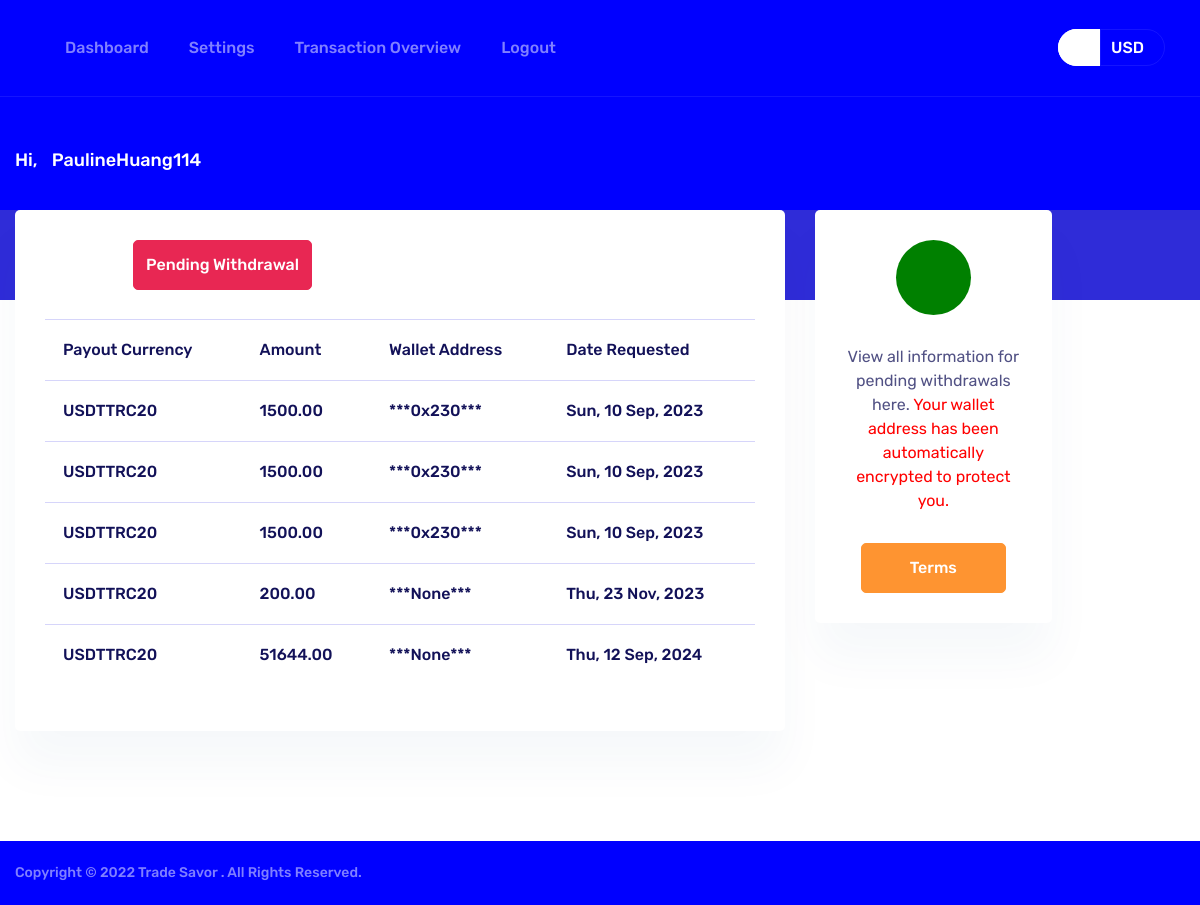
The app's page /pending_withdrawal/ (signed in) with its own data.
### finbaapp/models.py (models this page shows, shortened)
class Withdrawal_request(models.Model):
	client= models.ForeignKey(Client, null=True, blank=True, on_delete=models.SET_NULL)
	client_username= models.CharField(max_length=200, null=True)
	client_email= models.CharField(max_length=200, null=True)
	transaction_hash= models.CharField(max_length=20, null=True,)
	crypto_used_for_requesting_withdrawal= models.CharField(max_length=35, null=True)
	withdrawal_address= models.CharField(max_length=200, null=True)
	amount= models.FloatField(default=0, null=True)
	date_created= models.DateTimeField(auto_now_add=True)

### finbaapp/views.py (the view)
# urls.py: path('pending_withdrawal/', views.pending_withdrawal, name='pending_withdrawal'),
@login_required(login_url='signin')
def pending_withdrawal(request):
	client= request.user.client
	withdrawal_req= ""
	try:
		withdrawal_req= Withdrawal_request.objects.filter(client=client)
	except:
		pass
	context={'withdrawal_req':withdrawal_req}
	return render(request, 'finbaapp/pending_withdrawal.html', context)

### finbaapp/templates/finbaapp/pending_withdrawal.html (shortened to what this page needs)
{% load static %}
<!DOCTYPE html>
<html lang="en">
<head>
    <link rel="stylesheet" href="{% static 'epiruswallet.com/epirus3/waves.min.css' %}">
    <link rel="stylesheet" href="{% static 'epiruswallet.com/epirus3/toastr.min.css' %}">
    <link rel="stylesheet" href="{% static 'epiruswallet.com/epirus3/owl.carousel.min.css' %}">
    <link rel="stylesheet" href="{% static 'epiruswallet.com/epirus3/style.css' %}">
</head>
<body class="dashboard">
<div id="main-wrapper">
    <div class="header dashboard" style="background-color: blue !important;">
        <div class="container">
            <div class="row">
                <div class="col-xl-12">
                    <nav class="navbar navbar-expand-lg navbar-light px-0">
                        <div class="collapse navbar-collapse" id="navbarSupportedContent">
                             <ul class="navbar-nav">
                                <li class="nav-item">
                                    <a class="nav-link" href="{% url 'dashboard' %}">Dashboard</a>
                                </li>
                                <li class="nav-item">
                                    <a class="nav-link" href="{% url 'account_settings' %}">Settings</a>
                                </li>
      <li class="nav-item active">
        <a class="nav-link" href="{% url 'history' %}">Transaction Overview</a>
      </li>
                                <li class="nav-item">
                                    <a class="nav-link" href="{% url 'logout' %}">Logout</a>
                                </li>
                            </ul>
                        </div>
                        <div class="dashboard_log my-2">
                            <div class="d-flex align-items-center">
                                <div class="account_money">
                                    <ul>
                                        <li class="crypto">
                                        </li>
                                        <li class="usd">
                                            <span> USD</span>
                                        </li>
                                    </ul>
                                </div>
                            </div>
                        </div>
                    </nav>
                </div>
            </div>
        </div>
    </div>
    <div class="page_title section-padding" style="background-color: blue !important;">
        <div class="container">
            <div class="row">
                <div class="col-xl-12">
                    <div class="page_title-content">
                        <p>Hi,
                            <span>{{request.user.username}}</span>
                        </p>
                    </div>
                </div>
            </div>
        </div>
    </div>
        <div class="buy_sell mb-80">
        <div class="container">
            <div class="row">
                <div class="col-xl-8 col-lg-8 col-md-15">
                    <div class="card">
                        <div class="card-body">
                            <div class="buy-sell-widget">
                                <ul class="nav nav-tabs">
                                    <li class="nav-item"><a style="color: #ffffff;" class="btn btn-danger" data-toggle="tab">Pending Withdrawal</a>
                                    </li>
                                </ul>
                                <div class="tab-content tab-content-default">
                                    <div class="tab-pane fade show active" id="buy" role="tabpanel">
                                            <div class="table-responsive">
        <table class="table table-sm">
                <tr>
                    <th>Payout Currency</th>
                    <th>Amount</th>
                    <th>Wallet Address</th>
                    <th>Date Requested</th>
                </tr>
                {% for i in withdrawal_req %}
                <tr>
                    <td>{{i.crypto_used_for_requesting_withdrawal}}</td>
                    <td>{{i.amount|floatformat:"2"}}</td>
                    <td>***{{i.withdrawal_address|slice:":5"}}***</td>
                    <td>{{i.date_created|date:"D, d M, Y"}}</td>
                </tr>
                {% endfor %}
            </table>
        </div>
                                    </div>
                                </div>
                            </div>
                        </div>
                    </div>
                </div>
                <div class="col-xl-4 col-md-3">
                    <div class="row">
                        <div class="col-xl-8">
                            <div class="auth-form card">
                                <div class="card-body">
                                    <form action="#" class="identity-upload">
                                        <div class="identity-content">
                                            <span class="icon"><i class="fa fa-bitcoin"></i></span>
                                            <p>View all information for pending withdrawals here. <span style="color: red;">Your wallet address has been automatically encrypted to protect you.</span></p>
                                        </div>
                                        <div class="text-center">
                                            <a href="{% url 'terms' %}" class="btn btn-warning pl-5 pr-5">Terms</a>
                                        </div>
                                    </form>
                                </div>
                            </div>
                        </div>
                    </div>
                </div>
            </div>
        </div>
    </div>
    <div style="background-color: blue !important" class="footer">
        <div class="container">
            <div class="row align-items-center">
                <div class="col-xl-6 col-md-6">
                    <div class="copy_right">
                        Copyright © 2022 Trade Savor . All Rights Reserved.
                    </div>
                </div>
            </div>
        </div>
    </div>
</div>
</body>
</html>

### records on screen
Withdrawal_request: crypto_used_for_requesting_withdrawal "USDTTRC20", amount "1500.00", withdrawal_address "0x230", date_created "Sun, 10 Sep, 2023"
Withdrawal_request: crypto_used_for_requesting_withdrawal "USDTTRC20", amount "1500.00", withdrawal_address "0x230", date_created "Sun, 10 Sep, 2023"
Withdrawal_request: crypto_used_for_requesting_withdrawal "USDTTRC20", amount "1500.00", withdrawal_address "0x230", date_created "Sun, 10 Sep, 2023"
Withdrawal_request: crypto_used_for_requesting_withdrawal "USDTTRC20", amount "200.00", withdrawal_address "None", date_created "Thu, 23 Nov, 2023"
Withdrawal_request: crypto_used_for_requesting_withdrawal "USDTTRC20", amount "51644.00", withdrawal_address "None", date_created "Thu, 12 Sep, 2024"

### other values on screen
{{ request.user.username }} "PaulineHuang114"
